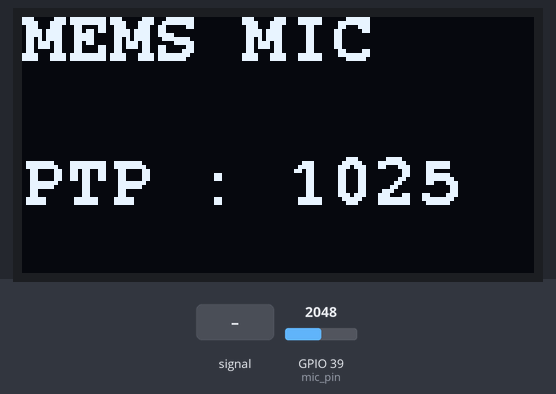
The sketch below on a simulated ESP32. On the bench: 128×64 one-colour display. The test bench sets the inputs (shaded band); at power-on: GPIO 39 (mic_pin) = 2048.

Above: at 1.2 s.
1.3 s: GPIO 39 (mic_pin) fed a 2 Hz sine of ±1228 counts around its level
At 1.49 s:
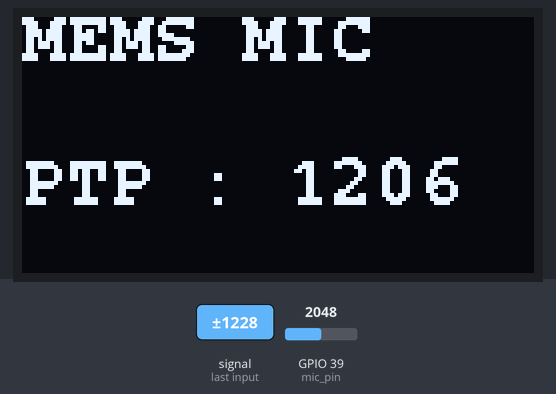
3.5 s: GPIO 39 (mic_pin) set to 2866
At 4.8 s:
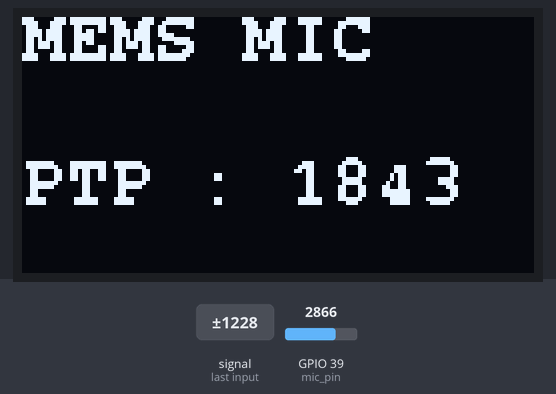
5.1 s: GPIO 39 (mic_pin) fed a 200 Hz sine of ±327 counts around its level
At 6.4 s:
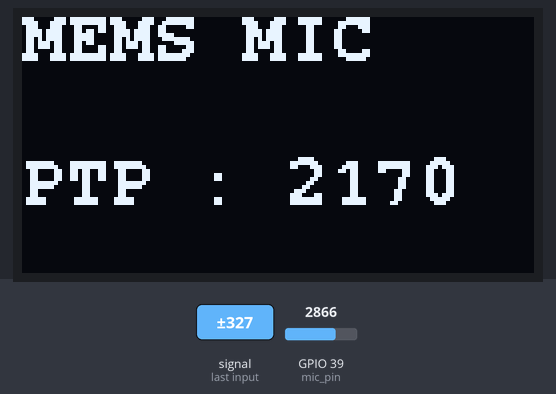
6.7 s: GPIO 39 (mic_pin) set to 3603
At 7.2 s:
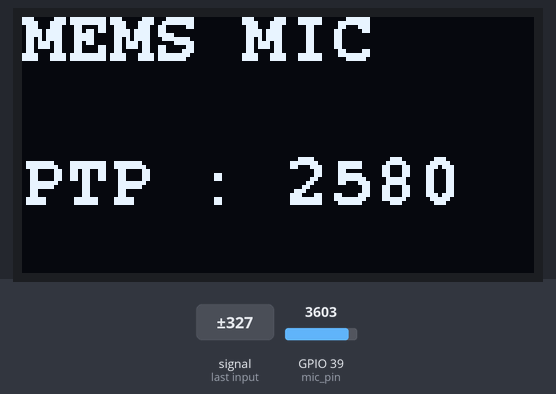
8.3 s: GPIO 39 (mic_pin) set to 4095
At 9.0 s:
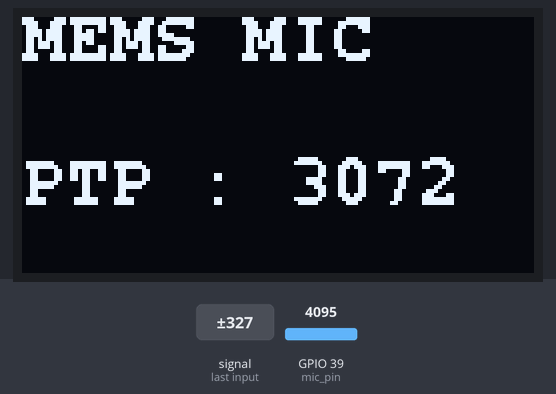
Timing chart, 0 to 10.8 s (numbered marks = the images above; inputs shaded):
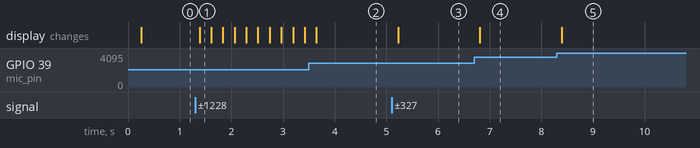

Measured:
- after the input at 1.3 s, the display: changes after 0.09 s (image 1)
- after the input at 5.1 s, the display: changes after 0.13 s (image 3)
- after the input at 6.7 s, the display: changes after 0.11 s (image 4)
- after the input at 8.3 s, the display: changes after 0.09 s (image 5)

The sketch:

analog_mems_mic.ino
```cpp
/*
 * Analog mems mic demo
 * Konnect ESP32-Sigfox dev board
 *
 * @author https://www.warefab.com
*/
#include <Wire.h>
#include <Adafruit_GFX.h>
#include <Adafruit_SSD1306.h>
#include <fonts/FreeMonoBold9pt7b.h>

#define sample_time 50
#define mic_pin 39

uint16_t mic_adc = 0;

unsigned long int prev_t = 0;

#define SCREEN_WIDTH 128 // OLED display width, in pixels
#define SCREEN_HEIGHT 64 // OLED display height, in pixels

Adafruit_SSD1306 display(SCREEN_WIDTH, SCREEN_HEIGHT, &Wire, -1);

void setup() {
  Wire.begin();
  display.begin(SSD1306_SWITCHCAPVCC, 0x3c);
  display.setTextSize(1);
  display.setFont(&FreeMonoBold9pt7b);
}

void loop() {
  findPtp();
  delay(1);
}

void findPtp() {
  uint16_t mic_max = 0;
  uint16_t mic_min = 1023;
  uint16_t mic_ptp = 0;

  for (uint8_t x = 0; x < 4; x++) {
    prev_t = millis();
    mic_ptp = 0;
    while (millis() - prev_t < sample_time) {
      mic_adc = analogRead(mic_pin);
      if (mic_adc > mic_max) {
        mic_max = mic_adc;
      } else if (mic_adc < mic_min) {
        mic_min = mic_adc;
      }
    }
    mic_ptp = mic_max - mic_min;
  }

  display.setCursor(0, 10);
  display.clearDisplay();
  display.setTextColor(WHITE);
  display.println("MEMS MIC");
  display.println();
  display.print("PTP : ");
  display.print(mic_ptp);
  display.display();
}
```
